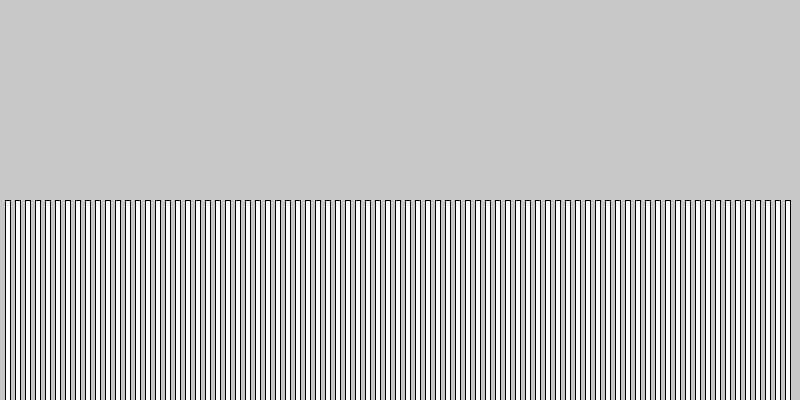
Frame 1 (no input)
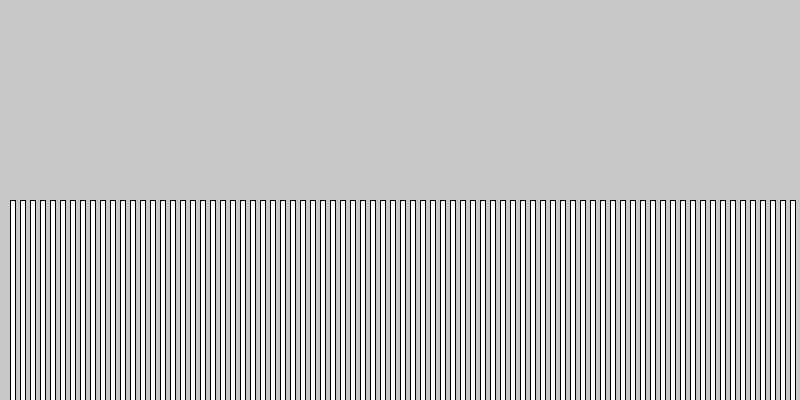
Frame 60 (the mouse pressed at the canvas centre just before this capture)
Frame 120 (the mouse held since frame 60 and released just before this capture): identical to frame 60, image omitted

The Processing sketch that drew these frames (run headless with seeded random() and noise(); from frame 60 on, the mouse is pressed at the canvas centre):

// Processing sketch: processing_157104
// ── processing_157104.pde

int[][] buffers;
int prev = 0;
int curr = 1;
int w = 5;
int count;

void setup() {
  size(800, 400);

  count = width/w;
  buffers = new int[2][count];
  for (int i=0; i<count; i++) {
    buffers[prev][i] = 200;
    buffers[curr][i] = 200;
  }
}

int x = 0;
void draw() {
  x = 1-x;
  background(200);
  for (int i=1; i<count-1; i++) {
    int h = (buffers[prev][i-1]+buffers[prev][i+1])-buffers[curr][i];
    h += (200-h)/16;
    buffers[curr][i] = h;
    if (i%2==x)
      rect(i*w, height-h, w, h);
  }
  int tmp = prev;
  prev = curr;
  curr = tmp;
}

void mouseClicked() {
  buffers[prev][mouseX/w] = mouseY;
}
